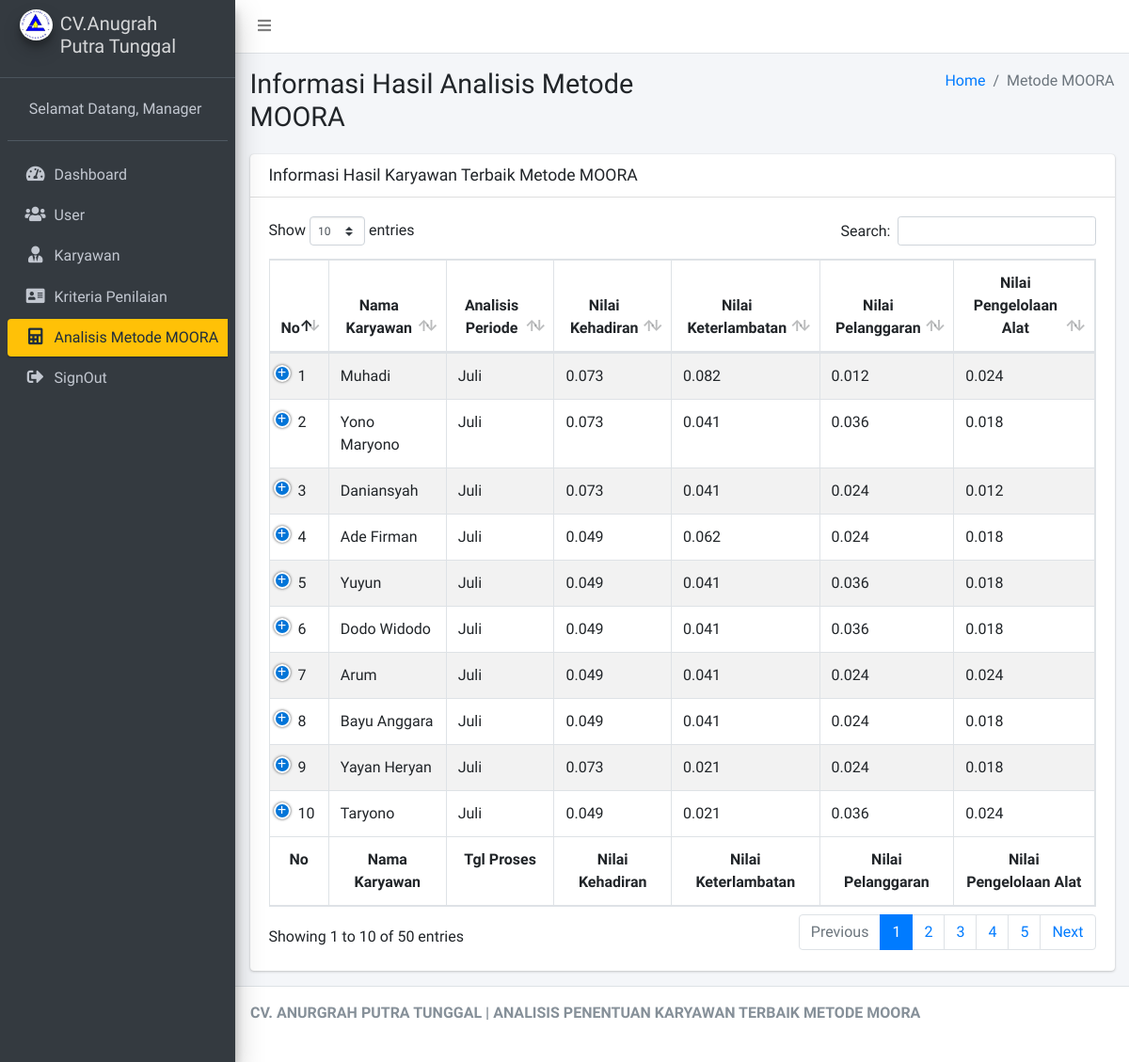
Screenshot of /Manager/cAnalisis/detail_periode/7 (signed in) with the database file from the repository.
### tables this page shows
CREATE TABLE `tbl_penilaian` (
  `id_penilaian` int(11) NOT NULL,
  `id_karyawan` int(11) NOT NULL,
  `id_user` int(11) NOT NULL,
  `tgl_proses` varchar(15) NOT NULL,
  `periode` int(11) NOT NULL,
  `nilai_kehadiran` varchar(5) NOT NULL,
  `nilai_keterlambatan` varchar(5) NOT NULL,
  `nilai_pelanggaran` varchar(5) NOT NULL,
  `nilai_pengelolaan` varchar(5) NOT NULL,
  `nilai_masa_kerja` varchar(5) NOT NULL,
  `hasil` varchar(5) NOT NULL
);

CREATE TABLE `tbl_karyawan` (
  `id_karyawan` int(11) NOT NULL,
  `nama_karyawan` varchar(125) NOT NULL,
  `jk_karyawan` varchar(125) NOT NULL,
  `alamat_karyawan` text NOT NULL,
  `no_hp_karyawan` varchar(125) NOT NULL,
  `divisi` varchar(125) NOT NULL,
  `jabatan` varchar(125) NOT NULL,
  `tgl_mulai` varchar(125) NOT NULL
);

### application/controllers/Manager/cAnalisis.php (called while the page is built, shortened)
<?php
class cAnalisis extends CI_Controller
{
	public function __construct()
	{
		$this->load->model('mAnalisis');
	}
	public function detail_periode($periode)
	{
		$data_select = array(
			'penilaian' => $this->mAnalisis->select($periode)
		);
		$this->load->view('Manager/Layout/head');
		$this->load->view('Manager/Layout/aside');
		$this->load->view('Manager/vAnalisis', $data_select);
		$this->load->view('Manager/Layout/footer');
	}
}

### index.php (called while the page is built, shortened)
<?php
require_once BASEPATH.'core/CodeIgniter.php';

### application/models/mAnalisis.php (called while the page is built, shortened)
<?php
class mAnalisis extends CI_Model
{
	public function select($periode)
	{
		$this->db->select('*');
		$this->db->from('tbl_penilaian');
		$this->db->join('tbl_karyawan', 'tbl_penilaian.id_karyawan = tbl_karyawan.id_karyawan', 'left');
		$this->db->where('periode', $periode);
		$this->db->order_by('hasil', 'desc');
		return $this->db->get()->result();
	}
}

### application/views/Manager/vAnalisis.php (the view, shortened to what this page needs)
<div class="content-wrapper">
	<section class="content-header">
		<div class="container-fluid">
			<div class="row mb-2">
				<div class="col-sm-6">
					<h1>Informasi Hasil Analisis Metode MOORA</h1>
				</div>
				<div class="col-sm-6">
					<ol class="breadcrumb float-sm-right">
						<li class="breadcrumb-item"><a href="#">Home</a></li>
						<li class="breadcrumb-item active">Metode MOORA</li>
					</ol>
				</div>
			</div>
		</div>
	</section>
	<section class="content">
		<div class="container-fluid">
			<div class="row">
				<div class="col-12  ">
					<div class="card">
						<div class="card-header">
							<h3 class="card-title">Informasi Hasil Karyawan Terbaik Metode MOORA</h3>
						</div>
						<div class="card-body">
							<table id="example1" class="table table-bordered table-striped">
								<thead>
									<tr>
										<th class="text-center">No</th>
										<th class="text-center">Nama Karyawan</th>
										<th class="text-center">Analisis Periode</th>
										<th class="text-center">Nilai Kehadiran</th>
										<th class="text-center">Nilai Keterlambatan</th>
										<th class="text-center">Nilai Pelanggaran</th>
										<th class="text-center">Nilai Pengelolaan Alat</th>
									</tr>
								</thead>
								<tbody>
									<?php
									$no = 1;
									foreach ($penilaian as $key => $value) {
									?>
										<tr>
											<td><?= $no++ ?></td>
											<td><?= $value->nama_karyawan ?></td>
											<td><?php if ($value->periode == '7') {
													echo 'Juli';
												} else if ($value->periode == '8') {
													echo 'Agustus';
												} else {
													echo 'September';
												} ?></td>
											<td><?= $value->nilai_kehadiran ?></td>
											<td><?= $value->nilai_keterlambatan ?></td>
											<td><?= $value->nilai_pelanggaran ?></td>
											<td><?= $value->nilai_pengelolaan ?></td>
										</tr>
									<?php
									}
									?>
								</tbody>
								<tfoot>
									<tr>
										<th class="text-center">No</th>
										<th class="text-center">Nama Karyawan</th>
										<th class="text-center">Tgl Proses</th>
										<th class="text-center">Nilai Kehadiran</th>
										<th class="text-center">Nilai Keterlambatan</th>
										<th class="text-center">Nilai Pelanggaran</th>
										<th class="text-center">Nilai Pengelolaan Alat</th>
									</tr>
								</tfoot>
							</table>
						</div>
					</div>
				</div>
			</div>
		</div>
	</section>
</div>

### rows the page displays
tbl_penilaian: id_karyawan.nama_karyawan "Muhadi", periode "Juli", nilai_kehadiran "0.073", nilai_keterlambatan "0.082", nilai_pelanggaran "0.012", nilai_pengelolaan "0.024"
tbl_penilaian: id_karyawan.nama_karyawan "Yono Maryono", periode "Juli", nilai_kehadiran "0.073", nilai_keterlambatan "0.041", nilai_pelanggaran "0.036", nilai_pengelolaan "0.018"
tbl_penilaian: id_karyawan.nama_karyawan "Daniansyah", periode "Juli", nilai_kehadiran "0.073", nilai_keterlambatan "0.041", nilai_pelanggaran "0.024", nilai_pengelolaan "0.012"
tbl_penilaian: id_karyawan.nama_karyawan "Ade Firman", periode "Juli", nilai_kehadiran "0.049", nilai_keterlambatan "0.062", nilai_pelanggaran "0.024", nilai_pengelolaan "0.018"
tbl_penilaian: id_karyawan.nama_karyawan "Yuyun", periode "Juli", nilai_kehadiran "0.049", nilai_keterlambatan "0.041", nilai_pelanggaran "0.036", nilai_pengelolaan "0.018"
tbl_penilaian: id_karyawan.nama_karyawan "Dodo Widodo", periode "Juli", nilai_kehadiran "0.049", nilai_keterlambatan "0.041", nilai_pelanggaran "0.036", nilai_pengelolaan "0.018"
tbl_penilaian: id_karyawan.nama_karyawan "Arum", periode "Juli", nilai_kehadiran "0.049", nilai_keterlambatan "0.041", nilai_pelanggaran "0.024", nilai_pengelolaan "0.024"
tbl_penilaian: id_karyawan.nama_karyawan "Bayu Anggara", periode "Juli", nilai_kehadiran "0.049", nilai_keterlambatan "0.041", nilai_pelanggaran "0.024", nilai_pengelolaan "0.018"
tbl_penilaian: id_karyawan.nama_karyawan "Yayan Heryan", periode "Juli", nilai_kehadiran "0.073", nilai_keterlambatan "0.021", nilai_pelanggaran "0.024", nilai_pengelolaan "0.018"
tbl_penilaian: id_karyawan.nama_karyawan "Taryono", periode "Juli", nilai_kehadiran "0.049", nilai_keterlambatan "0.021", nilai_pelanggaran "0.036", nilai_pengelolaan "0.024"
